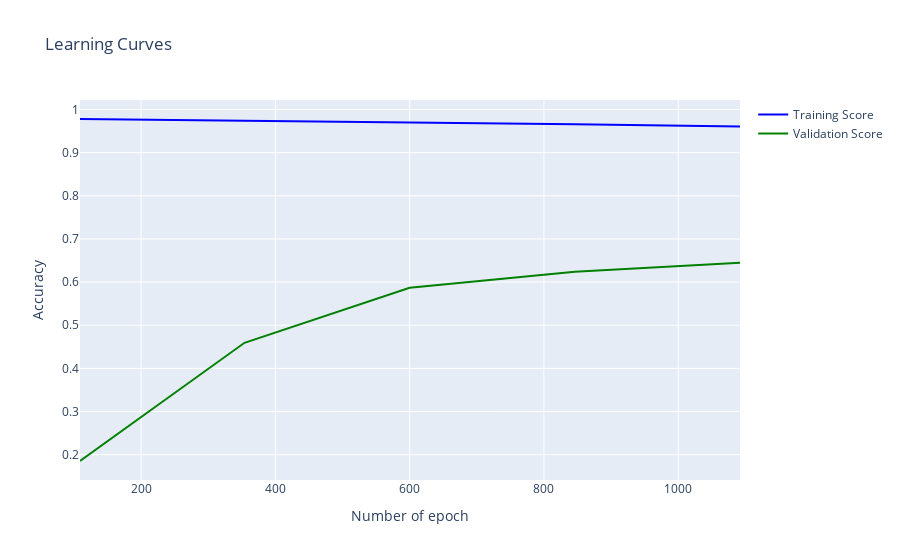

The notebook cell saved with this chart:
### Code cell
plot_learning_curves(svm, X_train, y_train, cv=5)

### Figure 1 — Plotly figure (JSON) as saved in the notebook; plotly's stock layout.template omitted (floating-point values rounded to 4 significant figures)
{"data": [{"line": {"color": "blue"}, "mode": "lines", "name": "Training Score", "type": "scatter", "x": [109, 354, 600, 846, 1092], "y": [0.978, 0.9746, 0.9697, 0.9657, 0.9606]}, {"line": {"color": "green"}, "mode": "lines", "name": "Validation Score", "type": "scatter", "x": [109, 354, 600, 846, 1092], "y": [0.1853, 0.4593, 0.5868, 0.6242, 0.6447]}], "layout": {"title": {"text": "Learning Curves"}, "xaxis": {"title": {"text": "Number of epoch"}}, "yaxis": {"title": {"text": "Accuracy"}}}}
